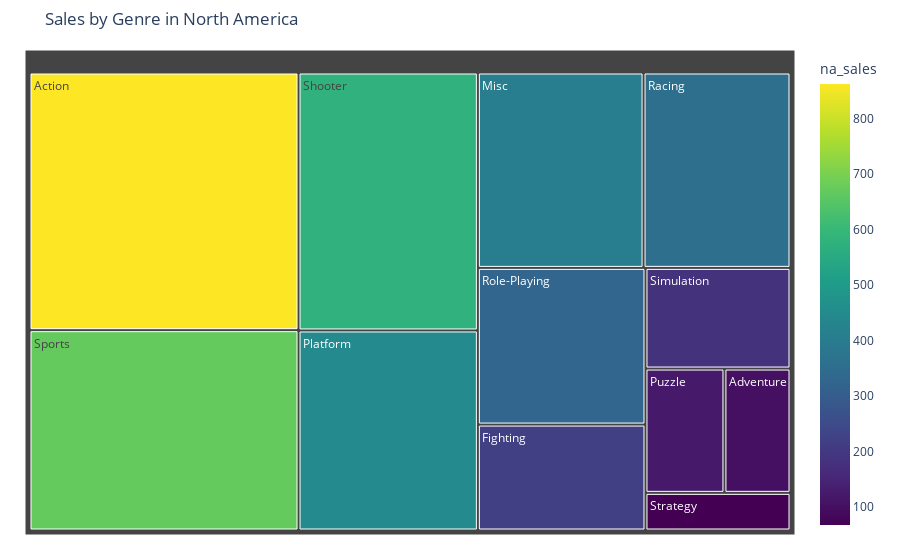

Here is the notebook cell this chart was saved with:
### Markdown cell above
## Sales by Genre

### Code cell
genre_na = df.groupby('genre')['na_sales'].sum().reset_index()

fig = px.treemap(
    genre_na,
    path=['genre'],
    values='na_sales',
    color='na_sales',
    color_continuous_scale='viridis',
    title='Sales by Genre in North America'
)

fig.update_traces()
fig.update_layout(margin=dict(t=50, l=25, r=25, b=25))
fig.show()

### Figure 1 — Plotly figure (JSON) as saved in the notebook; plotly's stock layout.template omitted (floating-point values rounded to 4 significant figures)
{"data": [{"branchvalues": "total", "customdata": [[861.8], [102.1], [220.7], [402.5], [446.0], [122.0], [356.9], [326.5], [575.2], [181.5], [670.1], [67.89]], "domain": {"x": [0, 1], "y": [0, 1]}, "hovertemplate": "labels=%{label}<br>na_sales_sum=%{value}<br>parent=%{parent}<br>id=%{id}<br>na_sales=%{color}<extra></extra>", "ids": ["Action", "Adventure", "Fighting", "Misc", "Platform", "Puzzle", "Racing", "Role-Playing", "Shooter", "Simulation", "Sports", "Strategy"], "labels": ["Action", "Adventure", "Fighting", "Misc", "Platform", "Puzzle", "Racing", "Role-Playing", "Shooter", "Simulation", "Sports", "Strategy"], "marker": {"coloraxis": "coloraxis", "colors": [861.8, 102.1, 220.7, 402.5, 446.0, 122.0, 356.9, 326.5, 575.2, 181.5, 670.1, 67.89]}, "name": "", "parents": ["", "", "", "", "", "", "", "", "", "", "", ""], "type": "treemap", "values": [861.8, 102.1, 220.7, 402.5, 446.0, 122.0, 356.9, 326.5, 575.2, 181.5, 670.1, 67.89]}], "layout": {"coloraxis": {"colorbar": {"title": {"text": "na_sales"}}, "colorscale": [[0, "#440154"], [0.1111, "#482878"], [0.2222, "#3e4989"], [0.3333, "#31688e"], [0.4444, "#26828e"], [0.5556, "#1f9e89"], [0.6667, "#35b779"], [0.7778, "#6ece58"], [0.8889, "#b5de2b"], [1, "#fde725"]]}, "legend": {"tracegroupgap": 0}, "margin": {"b": 25, "l": 25, "r": 25, "t": 50}, "title": {"text": "Sales by Genre in North America"}}}
